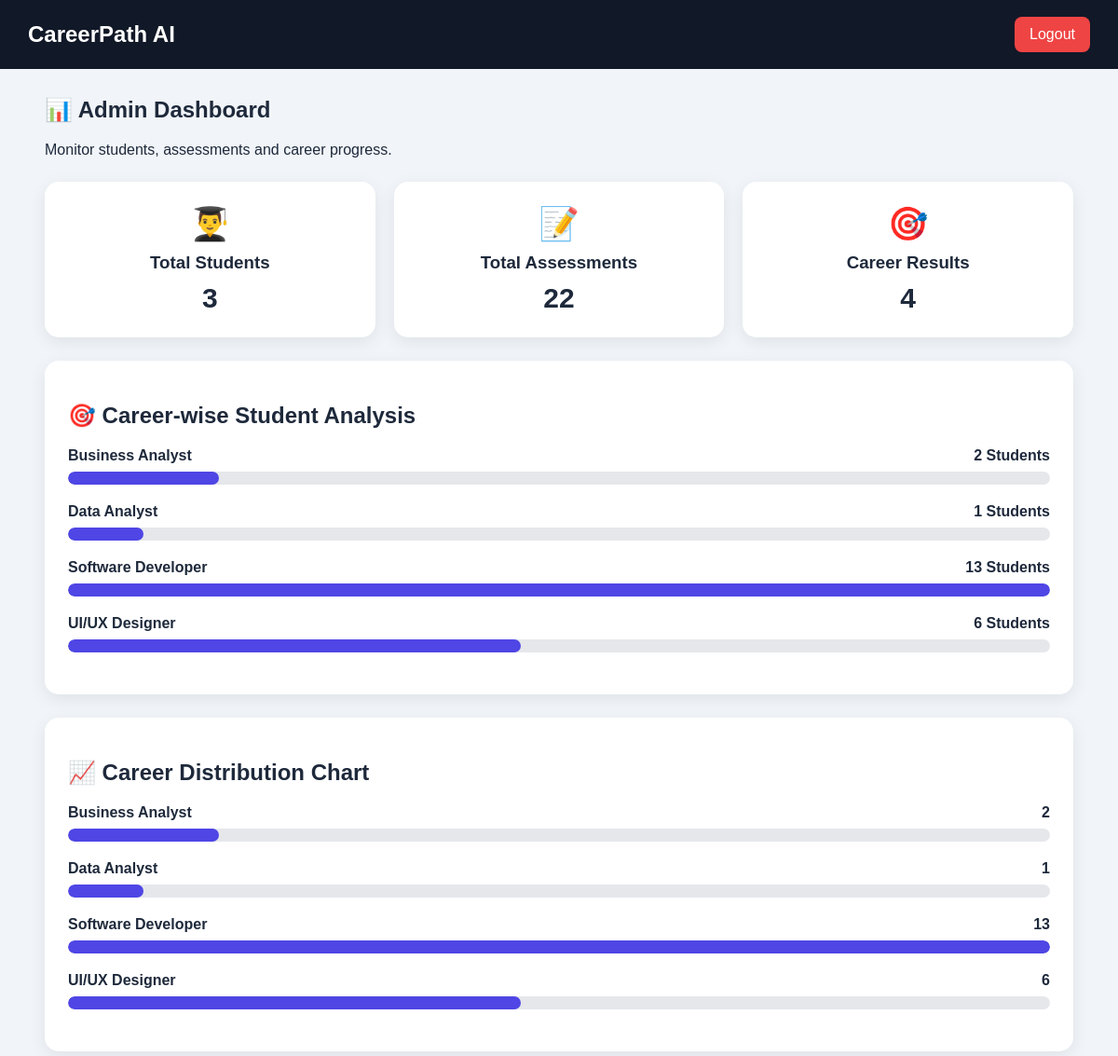
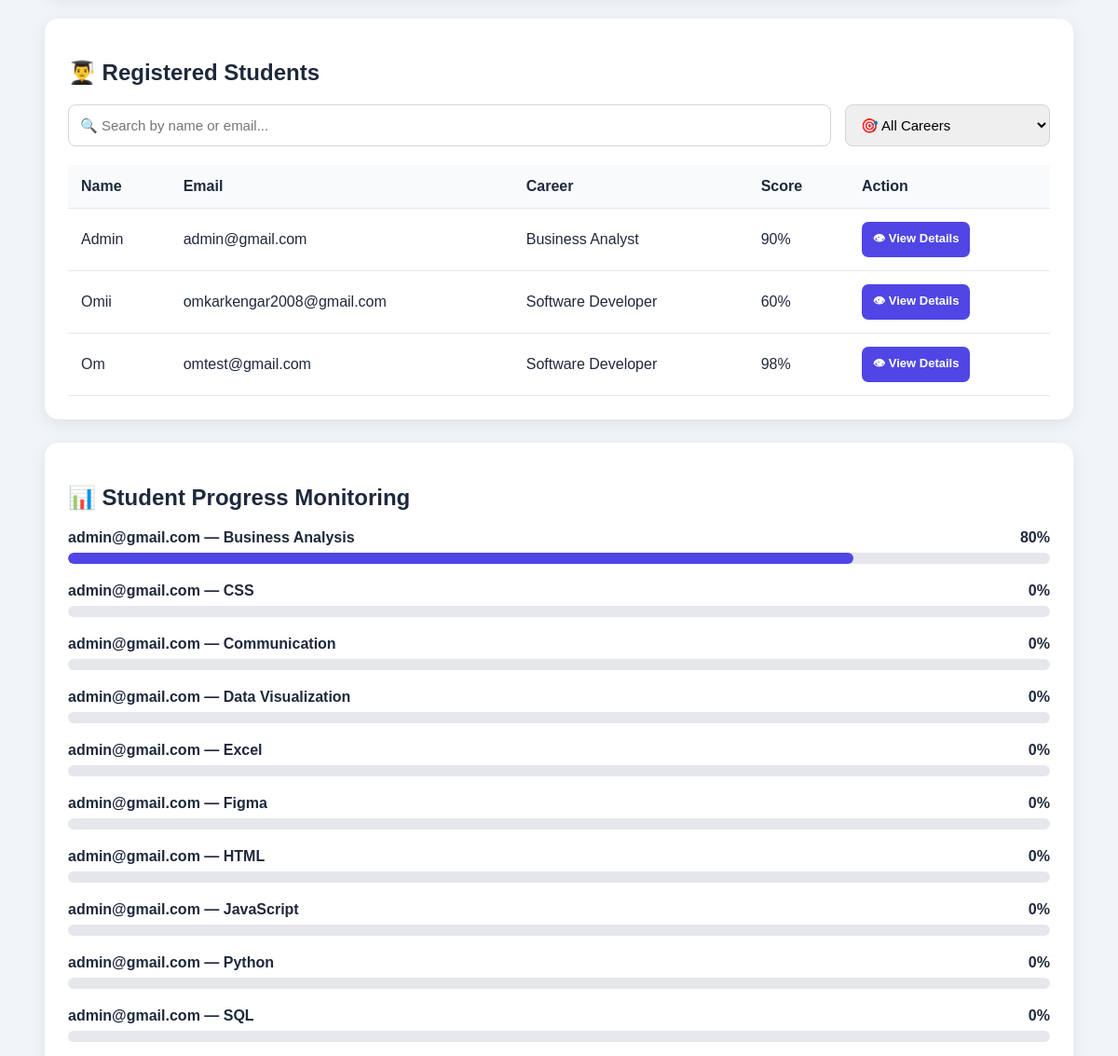
Before: /admin (signed in, upper part) with the older database file (2 pictures, top to bottom).
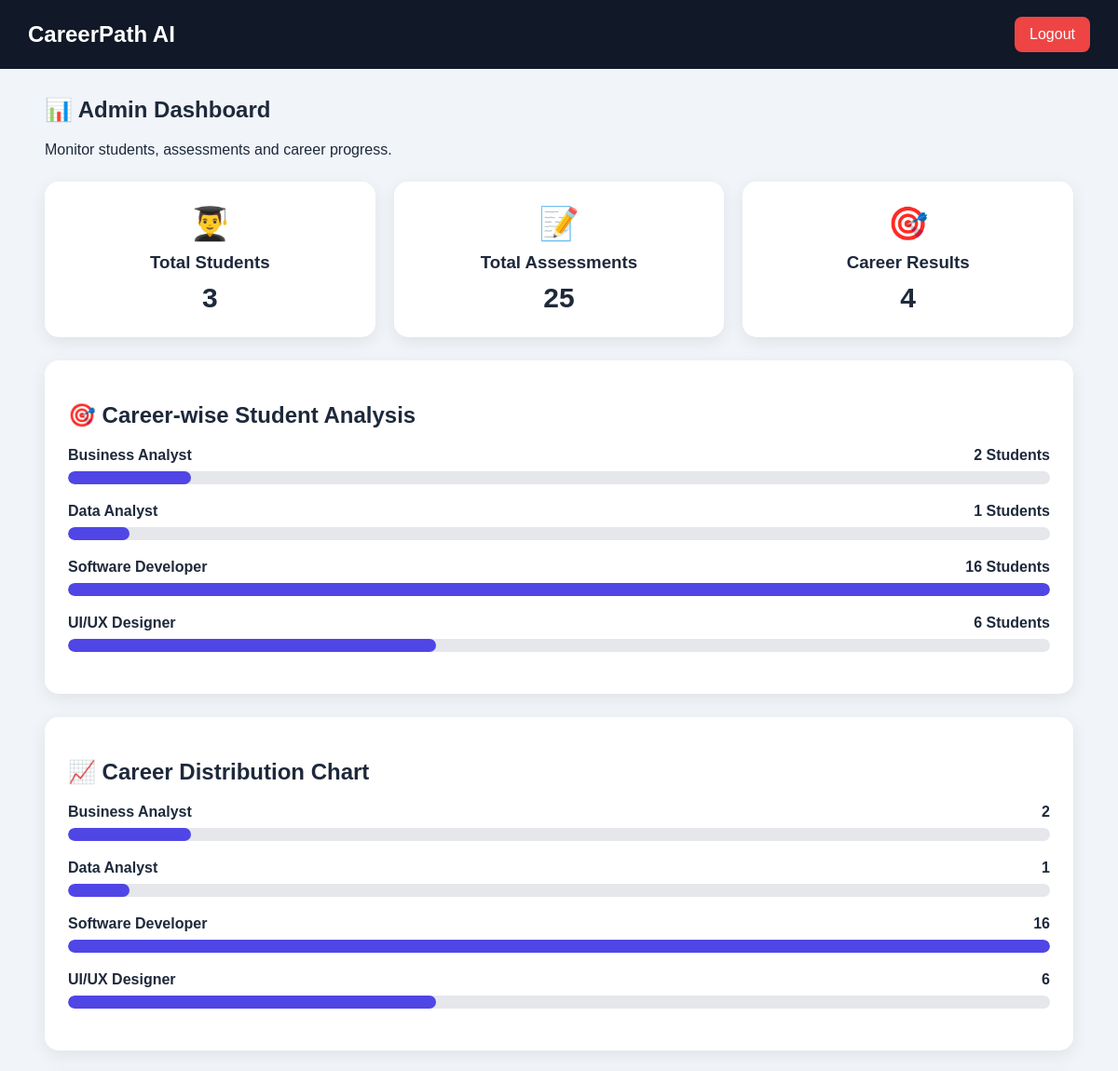
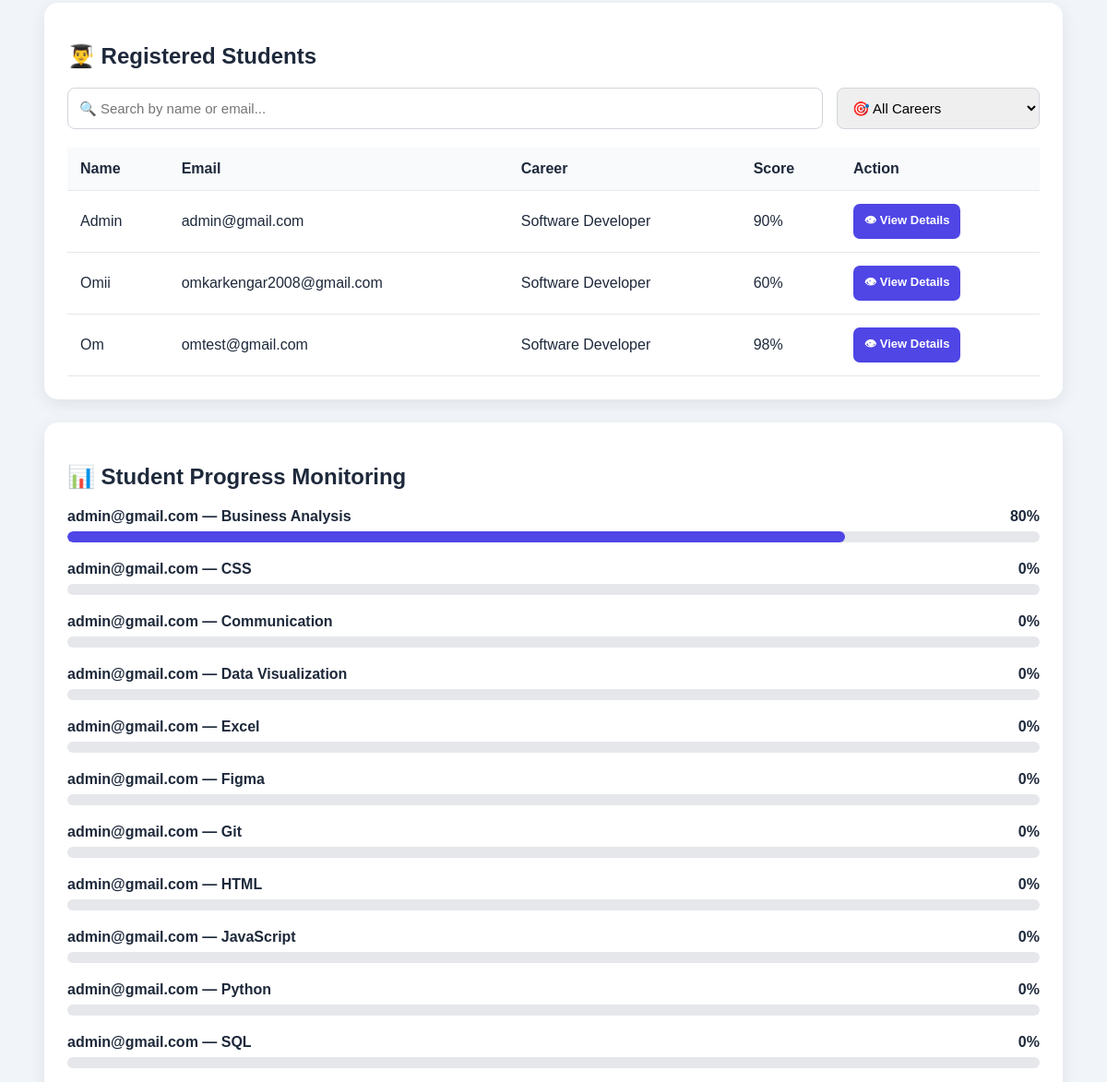
After: the same page with the newer database file (2 pictures, top to bottom).
### tables this page shows
CREATE TABLE assessments (
            id INTEGER PRIMARY KEY AUTOINCREMENT,
            user_email TEXT NOT NULL,
            career TEXT NOT NULL,
            score INTEGER NOT NULL,
            skills TEXT NOT NULL
        );

CREATE TABLE users (
            id INTEGER PRIMARY KEY AUTOINCREMENT,
            name TEXT NOT NULL,
            email TEXT UNIQUE NOT NULL,
            password TEXT NOT NULL
        , education TEXT, college TEXT, year TEXT, career TEXT, about TEXT);

CREATE TABLE progress (
            id INTEGER PRIMARY KEY AUTOINCREMENT,
            user_email TEXT NOT NULL,
            skill TEXT NOT NULL,
            progress INTEGER NOT NULL,
            UNIQUE(user_email, skill)
        );

### app.py (the view)
@app.route("/admin")
def admin():
    if not session.get("admin_logged_in"):
        return redirect("/admin-login")
    conn = sqlite3.connect("database/careerpath.db")
    cursor = conn.cursor()
    cursor.execute("""
        SELECT COUNT(*)
        FROM users
    """)
    total_students = cursor.fetchone()[0]
    cursor.execute("""
        SELECT COUNT(*)
        FROM assessments
    """)
    total_assessments = cursor.fetchone()[0]
    cursor.execute("""
        SELECT career, COUNT(*)
        FROM assessments
        GROUP BY career
    """)
    career_results = cursor.fetchall()
    cursor.execute("""
        SELECT
            users.name,
            users.email,
            assessments.career,
            assessments.score
        FROM users
        LEFT JOIN assessments
        ON users.email = assessments.user_email
        AND assessments.id = (
            SELECT MAX(a2.id)
            FROM assessments a2
            WHERE a2.user_email = users.email
        )
        ORDER BY users.id DESC
    """)
    students = cursor.fetchall()
    cursor.execute("""
        SELECT
            user_email,
            skill,
            progress
        FROM progress
        ORDER BY user_email
    """)
    progress_data = cursor.fetchall()
    conn.close()
    return render_template(
        "admin.html",
        total_students=total_students,
        total_assessments=total_assessments,
        career_results=career_results,
        career_analysis=career_results,
        students=students,
        progress_data=progress_data
    )

### templates/admin.html (shortened to what the changed rows need)
<!DOCTYPE html>
<html lang="en">
<head>
</head>
<body>
<header>
    <h1>CareerPath AI</h1>
</header>
<div class="container">
    <h2>📊 Admin Dashboard</h2>
    <div class="stats">
        <div class="stat">
            <div class="stat-icon">📝</div>
            <h3>Total Assessments</h3>
            <div class="stat-number">
                {{ total_assessments }}
            </div>
        </div>
    </div>
    <div class="card">
        <h2>🎯 Career-wise Student Analysis</h2>
        {% if career_analysis %}
            {% for career, count in career_analysis %}
                <div class="career-item">
                    <div class="career-title">
                        <span>
                            {{ career }}
                        </span>
                        <span>
                            {{ count }} Students
                        </span>
                    </div>
                    <div class="bar-bg">
                        <div
                            class="bar career-bar"
                            data-count="{{ count }}"
                        ></div>
                    </div>
                </div>
            {% endfor %}
        {% else %}
            <div class="empty">
                No career data available.
            </div>
        {% endif %}
    </div>
    <div class="card">
        <h2>📈 Career Distribution Chart</h2>
        {% if career_analysis %}
            {% for career, count in career_analysis %}
                <div class="career-item">
                    <div class="career-title">
                        <span>
                            {{ career }}
                        </span>
                        <span>
                            {{ count }}
                        </span>
                    </div>
                    <div class="bar-bg">
                        <div
                            class="bar chart-bar"
                            data-count="{{ count }}"
                        ></div>
                    </div>
                </div>
            {% endfor %}
        {% else %}
            <div class="empty">
                No career data available.
            </div>
        {% endif %}
    </div>
    <div class="card">
        <h2>👨‍🎓 Registered Students</h2>
        <div class="table-container">
            <table id="studentTable">
                <thead>
                    <tr>
                        <th>Name</th>
                        <th>Email</th>
                        <th>Career</th>
                        <th>Score</th>
                        <th>Action</th>
                    </tr>
                </thead>
                <tbody>
                    {% for student in students %}
                    <tr>
                        <td>
                            {{ student[0] }}
                        </td>
                        <td>
                            {{ student[1] }}
                        </td>
                        <td>
                            {{ student[2] or "Not Attempted" }}
                        </td>
                        <td>
                            {{ student[3] or 0 }}%
                        </td>
                        <td>
                            <a
                                href="/admin/student/{{ student[1] }}"
                                class="view-btn"
                            >
                                👁 View Details
                            </a>
                        </td>
                    </tr>
                    {% endfor %}
                </tbody>
            </table>
        </div>
    </div>
    <div class="card">
        <h2>📊 Student Progress Monitoring</h2>
        {% if progress_data %}
            {% for item in progress_data %}
                <div class="progress-item">
                    <div class="progress-title">
                        <span>
                            {{ item[0] }} — {{ item[1] }}
                        </span>
                        <span>
                            {{ item[2] }}%
                        </span>
                    </div>
                    <div class="progress-bg">
                        <div
                            class="progress-fill"
                            data-progress="{{ item[2] }}"
                        ></div>
                    </div>
                </div>
            {% endfor %}
        {% else %}
            <div class="empty">
                No progress data available.
            </div>
        {% endif %}
    </div>
</div>
</body>
</html>

Changed rows visible on the page:
no longer on this page (row unchanged): assessments: career "Software Developer", id "13"
now on this page (row unchanged): assessments: career "Software Developer", id "16"
computed for users "Admin": career "Business Analyst" → "Software Developer"
added progress: user_email "admin@gmail.com", skill "Git", progress "0"
Other visible differences:
{{ total_assessments }}: "22" → "25"
